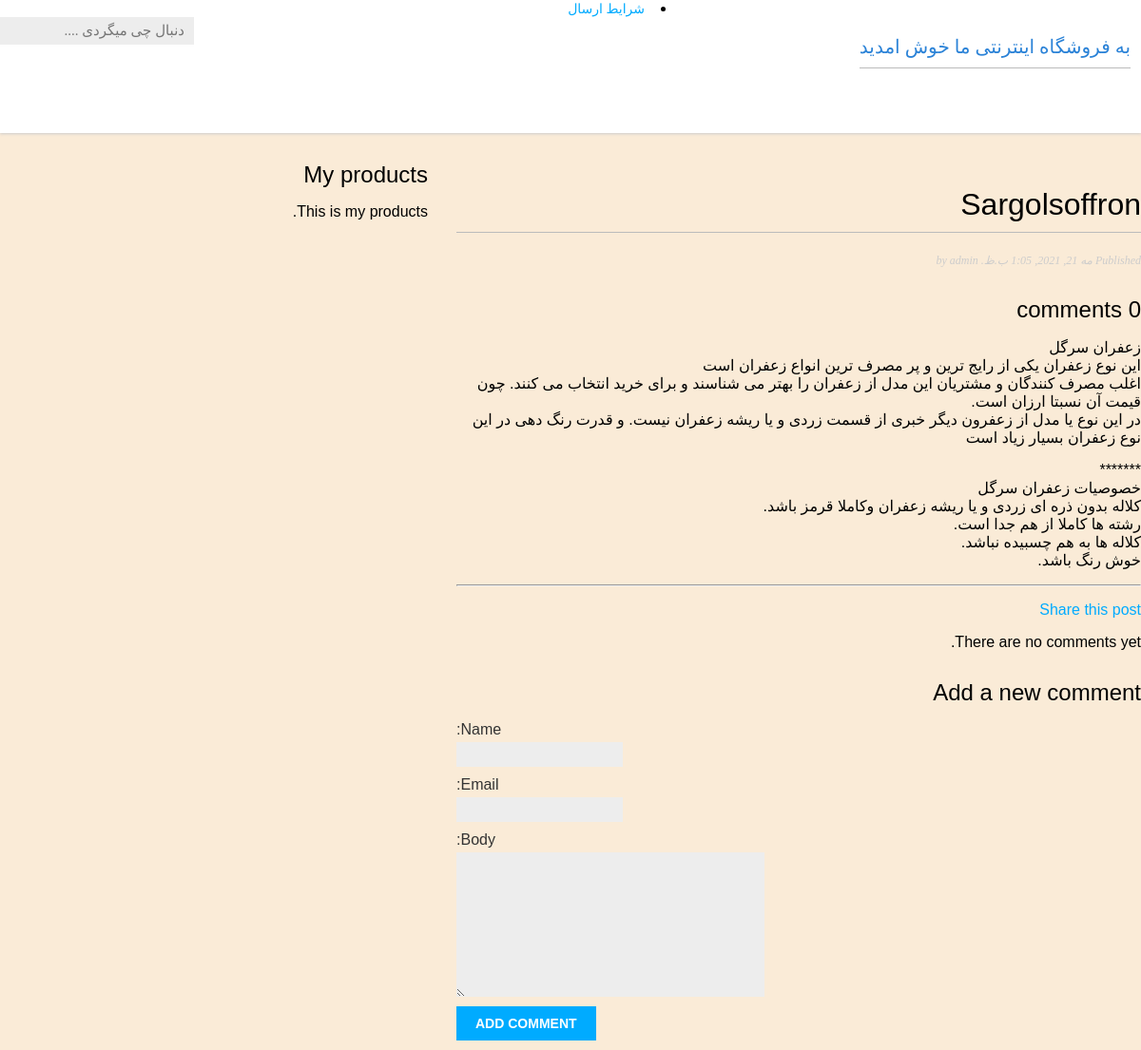
Screenshot of /products/2021/5/21/Sargol-Soffron/ with the database file from the repository.
### products/models.py (models this page shows, shortened)
class Post(models.Model):
    STATUS_CHOICES = (('draft', 'Draft'),  ('published', 'Published'), )
    title = models.CharField(max_length=250)
    slug = models.SlugField(max_length=250,unique_for_date='publish')
    author = models.ForeignKey(User,on_delete=models.CASCADE, related_name='blog_posts')
    name = models.CharField(max_length=100)
    image = models.ImageField(upload_to='home/%Y/%m/%d/')
    body = models.TextField()
    publish = models.DateTimeField(default=timezone.now)
    created = models.DateTimeField(auto_now_add=True)
    updated = models.DateTimeField(auto_now=True)
    status = models.CharField(max_length=10,choices=STATUS_CHOICES, default='draft')
    class Meta:
     ordering = ('-publish',)

### products/views.py (the view)
def post_detail(request, year, month, day, post):
    post = get_object_or_404(Post, slug=post,
            status='published',
            publish__year=year,
            publish__month=month,
            publish__day=day)
    comments = post.comments.filter(active=True)
    new_comment = None
    if request.method == 'POST':
        comment_form = CommentForm(data=request.POST)
        if comment_form.is_valid():
            new_comment = comment_form.save(commit=False)
            new_comment.post = post
            new_comment.save()
    else:
        comment_form = CommentForm()
    return render(request,
                    'products/post/detail.html',
                    {'post': post,
                    'comments': comments,
                    'new_comment': new_comment,
                    'comment_form': comment_form})

### products/forms.py
class CommentForm(forms.ModelForm):
    class Meta:
      model = Comment
      fields = ('name', 'email', 'body')

### products/templates/products/post/detail.html (shortened to what this page needs)
{% extends "products/base.html" %}
{% block content %}
<h1>{{ post.title }}</h1>
<p class="date">
   Published {{ post.publish }} by {{ post.author }}
</p>
{% with comments.count as total_comments %}
<h2>
{{ total_comments }} comment{{ total_comments|pluralize }}
</h2>
{% endwith %}
{{ post.body|linebreaks }}
<hr>
<p>
   <a href="{% url "products:post_share" post.id %}">
   Share this post
   </a>
</p>
{% for comment in comments %}
<div class="comment">
<p class="info">
Comment {{ forloop.counter }} by {{ comment.name }}
{{ comment.created }}
</p>
{{ comment.body|linebreaks }}
</div>
{% empty %}
<p>There are no comments yet.</p>
{% endfor %}
{% if new_comment %}
<h2>Your comment has been added.</h2>
{% else %}
<h2>Add a new comment</h2>
<form method="post">
{{ comment_form.as_p }}
<p><input type="submit" value="Add comment"></p>
</form>
{% endif %}
{% endblock %}

### products/static/css/products.css (style rules this page uses)
body { margin:0; padding:0; font-family:helvetica, sans-serif; }
a { color:#00abff; text-decoration:none; }
h1 { font-weight:normal; border-bottom:1px solid #bbb; padding:0 0 10px 0; }
h2 { font-weight:normal; margin:30px 0 0; }
p.date { color:#ccc; font-family: georgia, serif; font-size: 12px; font-style: italic; }
label { float:left; clear:both; color:#333; margin-bottom:4px; }
input, textarea { clear:both; float:left; margin:0 0 10px; background:#ededed; border:0; padding:6px 10px; font-size:12px; }
input[type=submit] { font-weight:bold; background:#00abff; color:#fff; padding:10px 20px; font-size:14px; text-transform:uppercase; }
html { direction:rtl; font-family:"Droid Arabic Kufi", "Droid Sans", sans-serif; font-size:16px; }
body { background-color:antiquewhite; }

### rows the page displays
Post: title "Sargolsoffron", publish "مه 21, 2021, 1:05 ب.ظ.", author "admin", body "زعفران سرگل این نوع زعفران یکی از رایج ترین و پر مصرف ترین انواع زعفران است اغلب مصرف کنندگان و مشتریان این مدل از زعفران را بهتر می شناسند و برای خرید انتخاب می کنند. چون قیمت آن نسبتا ارزان است. در این نوع یا مدل از زعفرون دیگر خبری از قسمت زردی و یا ریشه‌ زعفران نیست. و قدرت رنگ دهی در این نوع زعفران بسیار زیاد است ******* خصوصیات زعفران سرگل کلاله بدون ذره ای زردی و یا ریشه زعفران وکاملا قرمز باشد. رشته ها کاملا از هم جدا است. کلاله ها به هم چسبیده نباشد. خوش رنگ باشد."

### other values shown
{{ total_comments }} "0"
